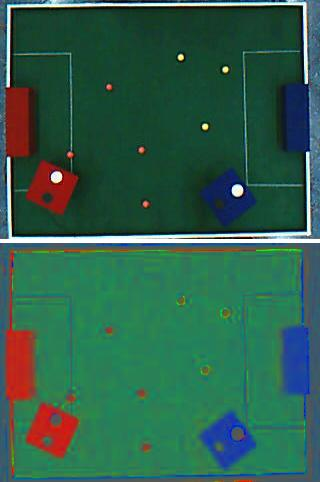
//> input picture MethodsTest/MethodsTest/rgb.jpg, 320 x 482 px, given in place of the camera
$ ./MotionBased   (built with g++ and OpenCV 4, older OpenCV classes emulated)
//> lines starting //> are read from the running program, lines starting //| are printed output that depends on the picture; after the words box and inside, x2 and y2 are one past the last pixel; in counts of white or black regions, pixels touching at a corner belong together
#include <iostream>
#include <cv.h>
#include <highgui.h>
#include <opencv2/video/background_segm.hpp>

using namespace std;
using namespace cv;

// Constants
const int BLUR_SIZE = 3;
const Mat strel = getStructuringElement(MORPH_ELLIPSE, Size(7,7));

// Global variables
Mat colorFrame;
Mat foreground;
Ptr<BackgroundSubtractor> pMOG;
int tshirtColor[] = {127,242,195};
int tshirtTolerance[] = {20,50,50};
int handColor[] = {1,2,3};
int handTolerance[] = {50,50,50};
double tshirt[] = {0,0,0}; // [0] = cX, [1] = cY, [2] = area
double leftHand[] = {0,0,0};
double rightHand[] = {0,0,0};

// Methods
void trackPlayer();
void getForeground();
void processForeground();
Mat segmentColor(Mat inputImage, int color[], int tolerance[]);
void drawMoments(Mat imageBW, Mat &original, double* object);
int maxAreaIndex(vector<double> areas);
void showObjectProperties(double* object);
void mouseHandler(int event, int x, int y, int flags, void* param);
void setColorFromClick(Mat frame, int* color, Point p);
void keyPressed(char k);

int main()
{
	VideoCapture cam(0);
	pMOG = new BackgroundSubtractorMOG(3, 3, 0.4,1.0);

	char key;
	Point mousePoint(0,0);

	while (true)
	{
		cam >> colorFrame;
//> colorFrame is the input picture: 482 rows x 320 cols, CV_8UC3; mean B, G, R 75.1, 94.7, 46.6

		cvtColor(colorFrame,colorFrame,CV_BGR2HSV);
//> colorFrame: 482 rows x 320 cols, CV_8UC3; mean H, S, V 75.4, 164.9, 105.9
		setMouseCallback("Main camera",mouseHandler,(void*)(&mousePoint));

		if (mousePoint.x != 0 && mousePoint.y != 0) {
			setColorFromClick(colorFrame,tshirtColor,mousePoint);
			mousePoint.x = 0;
			mousePoint.y = 0;
		}

		trackPlayer();

		imshow("Main camera",colorFrame);

		key = waitKey(30);
		keyPressed(key);
	}
	return 0;
}

void trackPlayer()
{
	getForeground();

	processForeground();

}

void getForeground()
{
	Mat motionMask;

	blur(colorFrame,colorFrame,Point(BLUR_SIZE,BLUR_SIZE));
//> colorFrame: 482 rows x 320 cols, CV_8UC3; mean H, S, V 75.4, 164.9, 105.9
	pMOG->operator()(colorFrame, motionMask);
//> (this line was passed over: operator is not available in this run)

	foreground = Mat::zeros(foreground.rows,foreground.cols,foreground.type());

	colorFrame.copyTo(foreground,motionMask);
	imshow("FG Mask MOG", foreground);
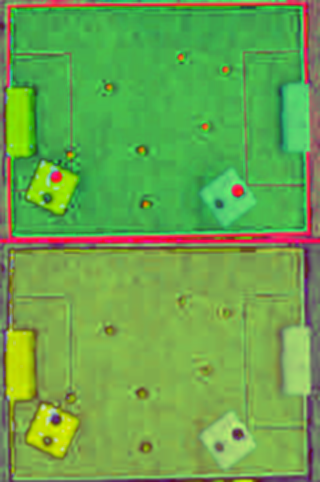
//> window 'FG Mask MOG': 482 rows x 320 cols, CV_8UC3; mean B, G, R 75.4, 164.9, 105.9

	motionMask.release();
}

void processForeground()
{
	Mat tshirtMask;
	Mat handsMask;

	// Tshirt
	tshirtMask = segmentColor(foreground,tshirtColor,tshirtTolerance);
	imshow("Masked segmentation",tshirtMask);

	dilate(tshirtMask,tshirtMask,strel);
	erode(tshirtMask,tshirtMask,strel);

	drawMoments(tshirtMask,colorFrame,tshirt);
	cout << "Tshirt properties:" << endl;
	showObjectProperties(tshirt);

	// [14 lines of commented-out code are left out]

	tshirtMask.release();
	handsMask.release();
}

Mat segmentColor(Mat inputImage, int color[], int tolerance[])
{
	Mat outputImage;
	// [22 lines of commented-out code are left out]
	Scalar lBound = Scalar(max(0,color[0]-tolerance[0]), \
						   max(0,color[1]-tolerance[1]), \
						   max(0,color[2]-tolerance[2]));
//> lBound = Scalar(107, 192, 145)
	Scalar uBound = Scalar(min(255,color[0]+tolerance[0]), \
		                   min(255,color[1]+tolerance[1]), \
						   min(255,color[2]+tolerance[2]));
//> uBound = Scalar(147, 255, 245)

	inRange(inputImage,lBound,uBound,outputImage);
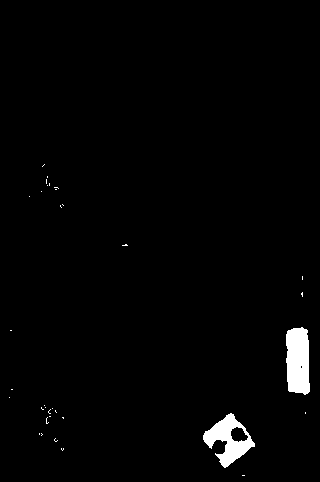
//> outputImage: 482 rows x 320 cols, CV_8UC1; 1.8% white; 34 white regions (32 under 20 px), largest, box (x1, y1, x2, y2) and area: (286, 327, 310, 395) 1412, (203, 413, 255, 468) 1248
//> in processForeground, `tshirtMask = segmentColor(foreground,tshirtColor,tshirtTolerance);`: tshirtColor = [127, 242, 195]; tshirtTolerance = [20, 50, 50]
//> in processForeground, `erode(tshirtMask,tshirtMask,strel);`:
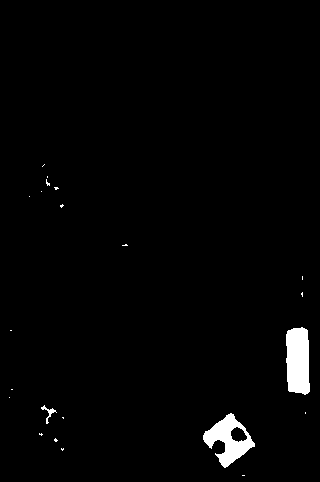
//> tshirtMask: 482 rows x 320 cols, CV_8UC1; 1.9% white; 22 white regions (19 under 20 px)

	return outputImage;
}

/*
	imageBW: Segmented image.
	original: Frame.
	object: tshirt or hand.
*/
// TO-DO Handle the case for two hands ( drawMoments(foreground, colorFrame, leftHand, rightHand) )
void drawMoments(Mat imageBW, Mat &original, double* object)
{
	vector<vector<Point> > contours;
	vector<Vec4i> hierarchy;

	findContours(imageBW, contours, hierarchy, CV_RETR_TREE, CV_CHAIN_APPROX_SIMPLE, Point(0, 0) );
//> contours = 23 contours, 19 with area under 20; largest, box (x1, y1, x2, y2) and area: (203, 413, 255, 468) 1357, (286, 327, 310, 395) 1338, (230, 426, 248, 443) 185, (41, 405, 57, 424) 46
	vector<Moments> mu;
	vector<Rect> boundRect(contours.size());

	for( int i = 0; i < contours.size(); i++ )
	{
		boundRect[i] = boundingRect(Mat(contours[i]));
		mu.push_back(moments(contours[i], false));
	}
//> this loop made 23 passes

	//Centroids
	vector<double> cX;
	vector<double> cY;
	vector<double> area;

	for (int i = 0; i < contours.size(); i++)
	{
		cX.push_back(mu[i].m10/mu[i].m00);
		cY.push_back(mu[i].m01/mu[i].m00);
		area.push_back(mu[i].m00);
	}

	int maxIndex = maxAreaIndex(area);
//> the loop in maxAreaIndex, `for (int i = 0; i < areas.size(); i++)` made 23 passes
//> maxArea on pass 6: 1357
//> after the loop in maxAreaIndex, `for (int i = 0; i < areas.size(); i++)`: maxArea = 1357; maxIndex = 5
//> maxIndex = 5

	if (maxIndex != -1)
	{
		cout << area[maxIndex] << endl;
//| 1357

		object[0] = cX[maxIndex];
		object[1] = cY[maxIndex];
		object[2] = area[maxIndex];

		circle(original,Point(cX[maxIndex],cY[maxIndex]),20, Scalar(0,0,255),-1);
//> original: 482 rows x 320 cols, CV_8UC3; 0.81% of pixels changed, all inside (x1, y1, x2, y2) = (209, 418, 250, 459)
		rectangle(original, boundRect[maxIndex].tl(), boundRect[maxIndex].br(), Scalar(255,0,0), 2, 8, 0 );
//> original: 482 rows x 320 cols, CV_8UC3; mean H, S, V 75.2, 162.7, 106.2
//> in processForeground, `drawMoments(tshirtMask,colorFrame,tshirt);`: tshirt = [229.3, 438.9, 1357]
	}

	cout << "New loop" << endl;
}

int maxAreaIndex(vector<double> areas)
{
	double maxArea = 0.0;
	int maxIndex = -1;

	for (int i = 0; i < areas.size(); i++)
	{
		if (areas[i] > maxArea)
		{
			maxArea = areas[i];
			maxIndex = i;
		}
	}

	return maxIndex;
}

void showObjectProperties(double* object)
{
	if (!(object[0] == 0.0 && object[1] == 0.0 && object[2] == 0.0))
	{
		cout << "cX = " << object[0] << endl \
			 << "cY = " << object[1] << endl \
			 << "area = " << object[2] << endl;
//| cX = 229.261
//| cY = 438.89
//| area = 1357
//> in main, `imshow("Main camera",colorFrame);`:
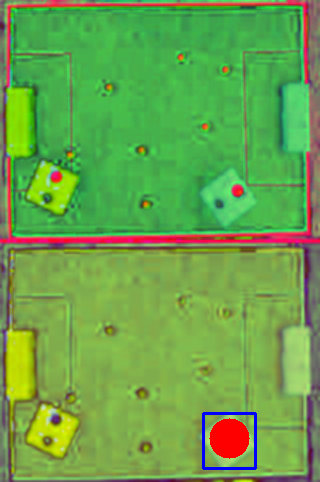
//> window 'Main camera': 482 rows x 320 cols, CV_8UC3; mean B, G, R 75.2, 162.7, 106.2
//> the Esc key is pressed
	}
}
void mouseHandler(int event, int x, int y, int flags, void* param)
{
	switch(event){
    case CV_EVENT_LBUTTONUP:
		cv::Point* p = (cv::Point*)param;
		p->x = x;
		p->y = y;
        break;
    }
}

void setColorFromClick(Mat frame,int* color,Point p)
{
	vector<Mat> channels;

	split(frame,channels);
	color[0] = (int)channels[0].at<uchar>(p);
	color[1] = (int)channels[1].at<uchar>(p);
	color[2] = (int)channels[2].at<uchar>(p);
	cout << "[" << color[0] << "," << color[1] << "," << color[2] << "]" << endl;
}

void keyPressed(char k)
{
	switch (k)
	{
	case '+':
		tshirtTolerance[0]++;
		tshirtTolerance[1]++;
		tshirtTolerance[2]++;
		cout << "Tolerance: [" << tshirtTolerance[0] << "," << tshirtTolerance[1] \
			<< "," << tshirtTolerance[2] << "]" << endl;
		break;
	case '-':
		if (tshirtTolerance[0] > 0)
		{
			tshirtTolerance[0]--;
			tshirtTolerance[1]--;
			tshirtTolerance[2]--;
			cout << "Tolerance: [" << tshirtTolerance[0] << "," << tshirtTolerance[1] \
			<< "," << tshirtTolerance[2] << "]" << endl;
		}
		break;
	}
}
